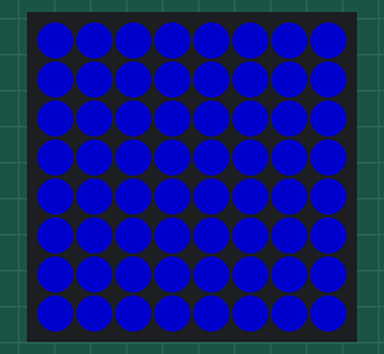
Simulated run of this program. Board: Raspberry Pi (BCM pin numbers) with a Sense HAT. On the bench: the Sense HAT's 8×8 RGB LED matrix. Dim RGB values are drawn brighter than linear; random numbers come from a fixed seed; what the program prints to the terminal is not drawn. At 0.0 s the program stops and its outputs stay as they are.

Above: at 0.1 s.

The program:

showcolor.py
```python
#!/usr/bin/env python3

from sense_hat import SenseHat
from random import randint

sense = SenseHat()

r = randint(0,randint(1,255))
g = randint(0,randint(1,255))
b = randint(0,randint(1,255))

print("R, G, B values are", r, g ,b)

sense.clear((r, g, b))
```
